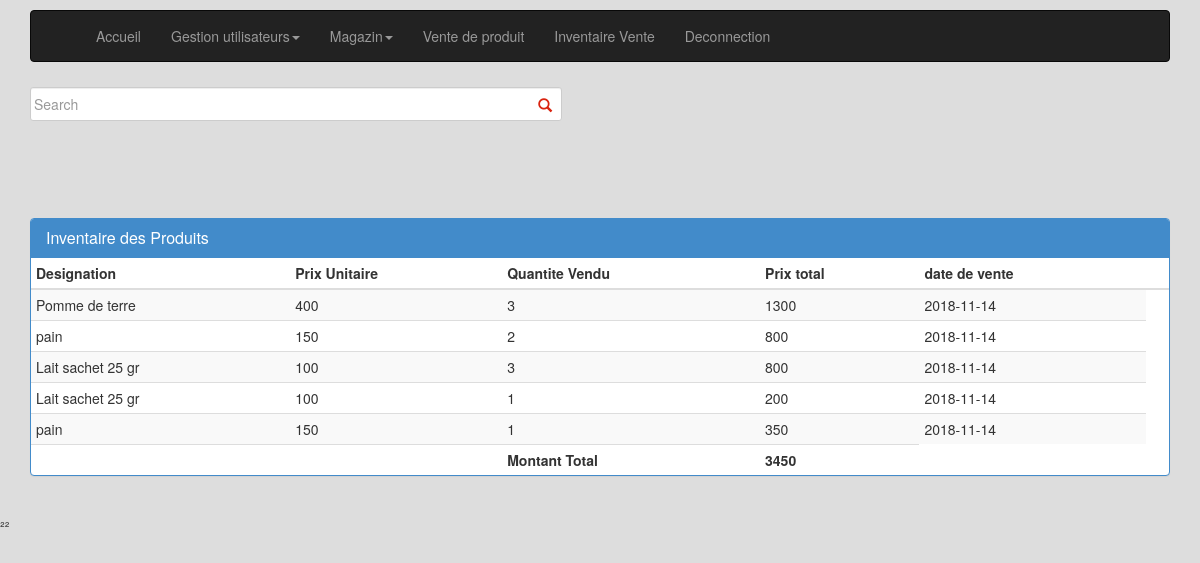
Screenshot of /traitement/php/inventaire_vente.php (signed in) with the database file from the repository.
### tables this page shows
CREATE TABLE IF NOT EXISTS `produit` (
  `codProd` int(11) NOT NULL AUTO_INCREMENT,
  `designation` varchar(30) NOT NULL,
  `quantite` int(11) NOT NULL,
  `unite` varchar(10) NOT NULL,
  `prixUnitaire` int(11) NOT NULL,
  PRIMARY KEY (`codProd`)
);

CREATE TABLE IF NOT EXISTS `vente` (
  `id` int(11) NOT NULL AUTO_INCREMENT,
  `codProd` int(11) NOT NULL,
  `qte_vente` int(11) NOT NULL,
  `prix_total` int(11) NOT NULL,
  `date_vente` date NOT NULL,
  PRIMARY KEY (`id`)
);

### traitement/php/inventaire_vente.php (the view, shortened to what this page needs)
<?php
include_once('connexion_sql.php');
$reponse=$bdd->query('select designation,prixUnitaire,qte_vente,prix_total,date_vente from produit,vente WHERE produit.codProd=vente.codProd') or die(print_r($bdd->errorInfo()));
$reponseT=$bdd->query('SELECT sum(prix_total) as MontantTotal FROM vente') or die(print_r($bdd->errorInfo()));
?>
<!DOCTYPE HTML>
<html>
<head>
    <link href="../css/bootstrap.css" rel="stylesheet">
</head>
<body>
<div class="container">
    <?php include("menu.php"); ?>
    <div class="row">
     <section class="col-sm-6">
         <div id="custom-search-input">
             <div class="input-group col-md-12">
                 <input type="text" class="search-query form-control" id="btnsearch" name="btnsearch" placeholder="Search" />
                 <span class="input-group-btn">
                     <button class="btn btn-danger" type="button" id="btnsearch" name="btnsearch">
                         <span class=" glyphicon glyphicon-search"></span>
                     </button>
                 </span>
             </div>
         </div>
     </section>
    </div>
    <div class="row">
        <section class="col-sm-12">
            <div class="panel panel-primary">
                <table class="table table-striped table-condensed">
                    <div class="panel-heading">
                        <h3 class="panel-title">Inventaire des Produits</h3>
                    </div>
                    <thead>
                    <tr>
                        <th>Designation</th>
                        <th>Prix Unitaire</th>
                        <th>Quantite Vendu</th>
                        <th>Prix total</th>
                        <th>date de vente</th>
                        <th></th>
                    </tr>
                    </thead>
                    <tbody>
                    <?php
                    while($donnees=$reponse->fetch())
                    {
                        ?>
                        <tr>
                            <td><?php echo htmlspecialchars($donnees['designation']);?></td>
                            <td><?php echo htmlspecialchars($donnees['prixUnitaire']);?></td>
                            <td><?php echo htmlspecialchars($donnees['qte_vente']);?></td>
                            <td><?php echo htmlspecialchars($donnees['prix_total']);?></td>
                            <td><?php echo htmlspecialchars($donnees['date_vente']);?></td>
                        </tr>
                    <?php } ?>
                    <?php
                    while($donnees=$reponseT->fetch())
                    { ?>
                        <tr>
                            <td></td>
                            <td></td>
                            <th> Montant Total</th>
                            <th><?php echo htmlspecialchars($donnees['MontantTotal']);?></th>
                        </tr>
                        <?php
                    }
                    ?>
                    </tbody>
                </table>
            </div>
        </section>
    </div>
</div>
</body>
</html>

### traitement/php/menu.php (shortened to what this page needs)
<nav class="navbar navbar-inverse" role="navigation">
    <div class="collapse navbar-collapse">
        <ul class="nav navbar-nav">
            <li><a href="accueil-admin.php">Accueil</a></li>
            <li class="dropdown">
                <a class="dropdown-toggle" data-toggle="dropdown" href="#">Gestion utilisateurs<b class="caret"></b></a>
            </li>
            <li class="dropdown">
                <a class="dropdown-toggle" data-toggle="dropdown" href="#">Magazin<b class="caret"></b></a>
            </li>
              <li><a href="vente_produit.php">Vente de produit</a></li>
              <li><a href="inventaire_vente.php">Inventaire Vente</a></li>
            <li><a href="deconnection.php">Deconnection</a></li>
        </ul>
    </div>
</nav>

### traitement/php/inventaire_vente.php (style rules this page uses)
body { background-color: #DDD; padding-top: 10px; }
[class*="col-"] { margin-bottom: 20px; }
[class*="nav navbar-nav"] { margin-left: 35px; }
[class*="panel panel-primary"] { margin-top: 5%; }
#custom-search-input { margin:0; margin-top: 5px; padding: 0; }
#custom-search-input .search-query { padding-right: 3px; padding-right: 4px \9; padding-left: 3px; padding-left: 4px \9; margin-bottom: 0; -webkit-border-radius: 3px; -moz-border-radius: 3px; border-radius: 3px; }
#custom-search-input button { border: 0; background: none; padding: 2px 5px; margin-top: 2px; position: relative; left: -28px; margin-bottom: 0; -webkit-border-radius: 3px; -moz-border-radius: 3px; border-radius: 3px; color:#D9230F; }

### rows the page displays
produit: designation "Pomme de terre", prixUnitaire "400", vente.qte_vente "3", vente.prix_total "1300", vente.date_vente "2018-11-14"
produit: designation "pain", prixUnitaire "150", vente.qte_vente "2", vente.prix_total "800", vente.date_vente "2018-11-14", vente.qte_vente "1", vente.prix_total "350"
produit: designation "Lait sachet 25 gr", prixUnitaire "100", vente.qte_vente "3", vente.prix_total "800", vente.date_vente "2018-11-14", vente.qte_vente "1", vente.prix_total "200"

### other values shown
$donnees['MontantTotal'] "3450"
